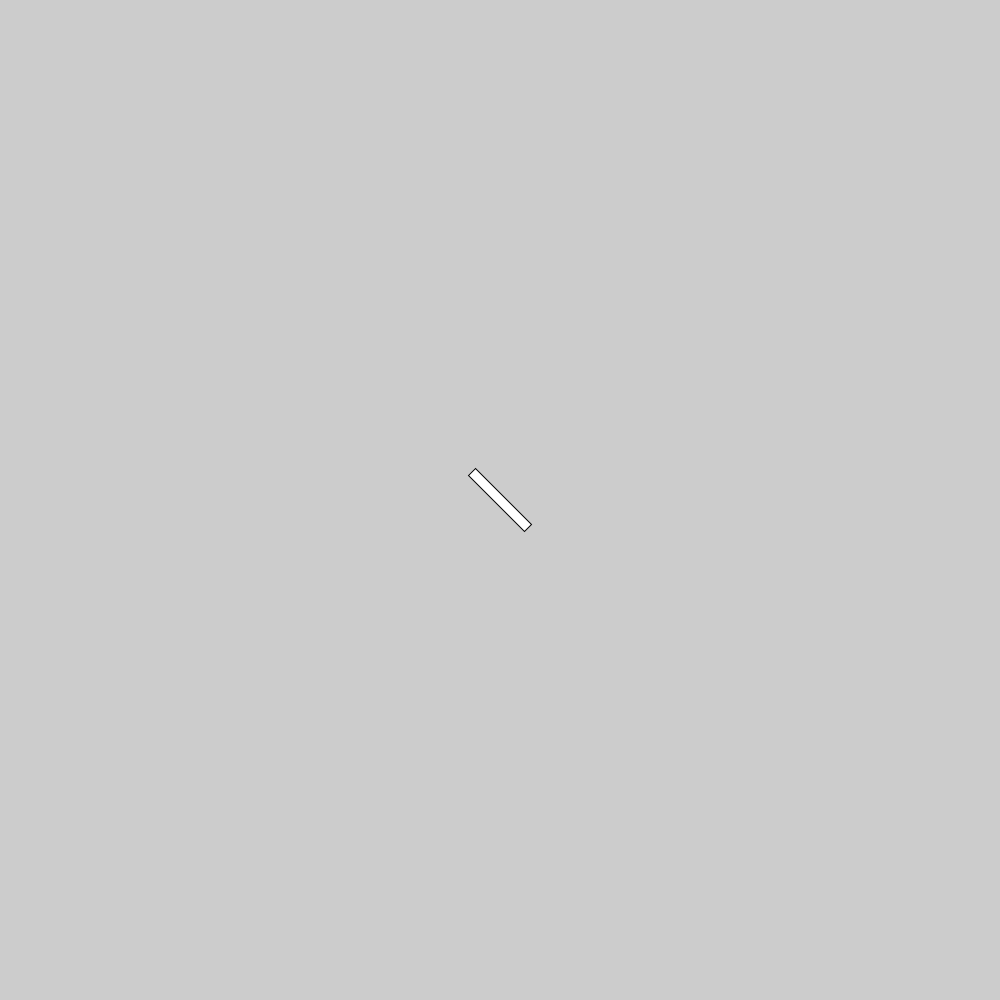
Frame 1 (no input)
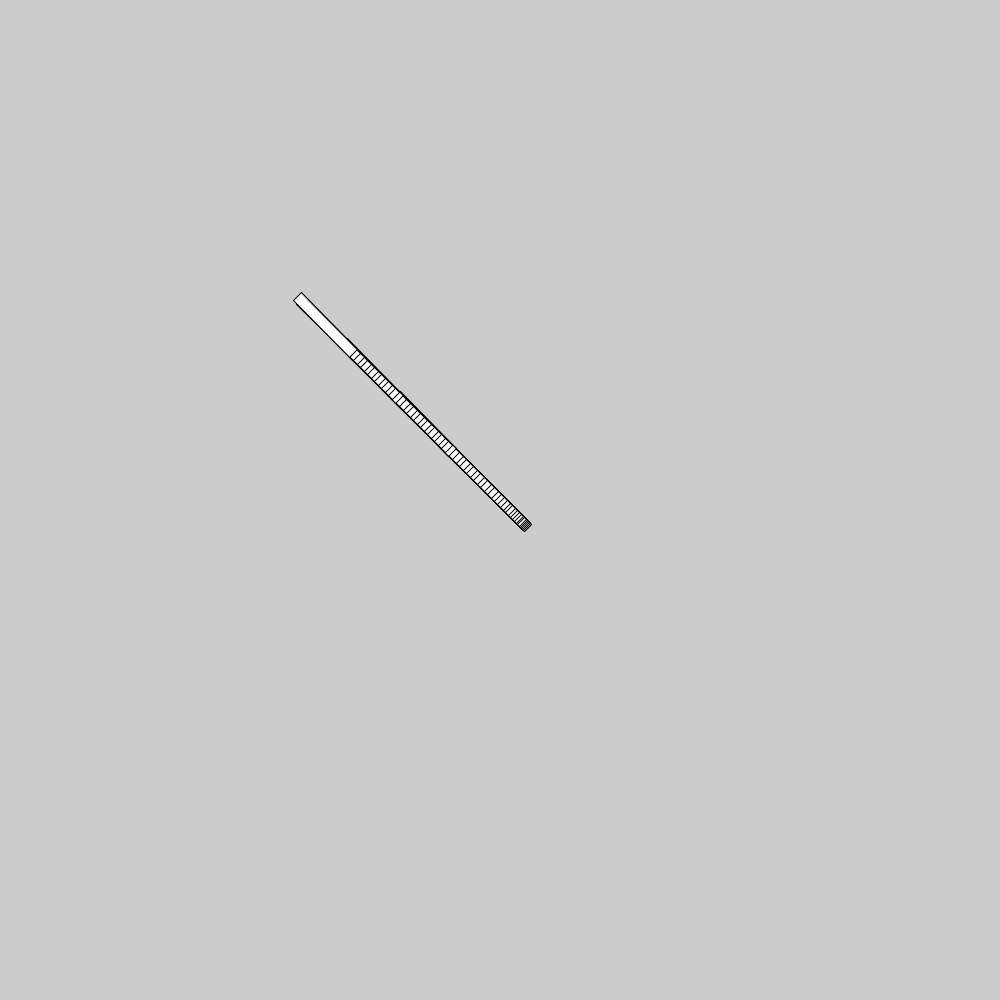
Frame 60 (the mouse pressed at the canvas centre just before this capture)
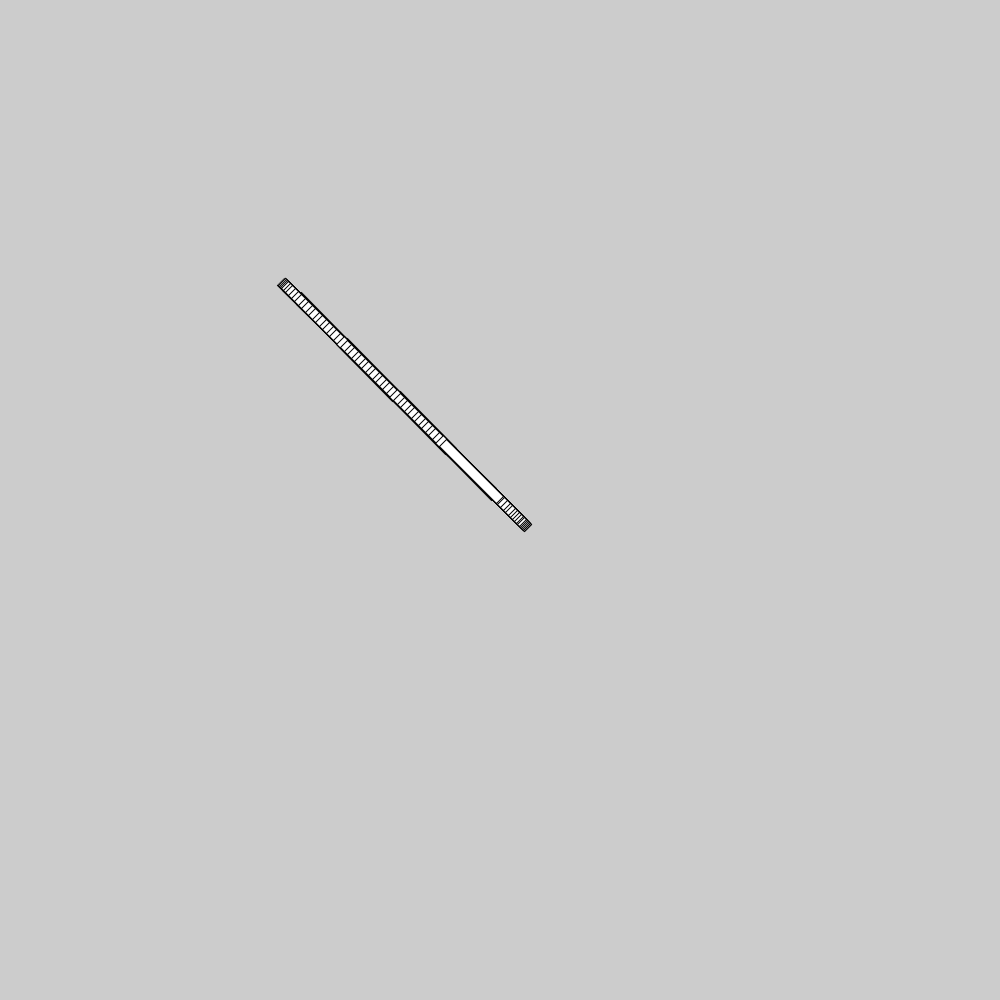
Frame 120 (the mouse held since frame 60 and released just before this capture)

The Processing sketch that drew these frames (run headless with seeded random() and noise(); from frame 60 on, the mouse is pressed at the canvas centre):

// Processing sketch: heading
// ── heading.pde
// ==============================================
// Ball accelerates randomly or with perlin noise
// ==============================================
// class Ball {
//   PVector location;
//   PVector velocity;
//   PVector acceleration;
//   float xOff;

//   Ball() {
//     location = new PVector(width / 2, height / 2);
//     velocity = new PVector(0, 0);
//     xOff = 0;
//   }

//   void update() {
//     acceleration = new PVector(
//       map(noise(xOff), 0, 1, -1, 1),
//       map(noise(xOff + 1000), 0, 1, -1, 1)
//     );
//     // acceleration = PVector.random2D();
//     velocity.add(acceleration);
//     velocity.limit(10);
//     location.add(velocity);
//     xOff += 0.1;
//   }

//   void checkEdges() {
//     if (location.x > width) {
//       location.x = 0;
//     } else if (location.x < 0) {
//       location.x = width;
//     }
//     if (location.y > height) {
//       location.y = 0;
//     } else if (location.y < 0) {
//       location.y = height;
//     }
//   }

//   void draw() {
//     circle(location.x, location.y, 80);
//   }
// }

// ================================================
// Follows mouse with increased acceleration as it
// approaches mouse
// ================================================
class RectBox {
  PVector location;
  PVector velocity;
  PVector acceleration;

  RectBox() {
    location = new PVector(width / 2, height / 2);
    velocity = new PVector(0, 0);
  }

  void update() {
    PVector mouse = new PVector(mouseX, mouseY);
    PVector dir = PVector.sub(mouse, location);
    float distance = dir.mag();

    acceleration = dir;
    acceleration.normalize();
    // acceleration.mult(
    //   1000 /
    //   pow(1.3, distance / 15)
    // );
    acceleration.mult(
      2 /
      map(distance, 0, 800, 1, 10)
    );

    velocity.add(acceleration);
    velocity.limit(5);
    location.add(velocity);
  }

  void checkEdges() {
    if (location.x > width) {
      location.x = 0;
    } else if (location.x < 0) {
      location.x = width;
    }
    if (location.y > height) {
      location.y = 0;
    } else if (location.y < 0) {
      location.y = height;
    }
  }

  void draw() {
    pushMatrix();
    translate(location.x, location.y);
    rotate(atan2(velocity.y,velocity.x));
    rectMode(CENTER);
    rect(0, 0, 80, 10);
    popMatrix();
  }
}

RectBox b;
void setup() {
  size(1000, 1000);
  b = new RectBox();
}

void draw() {
  // background(#dddddd);
  b.update();
  b.checkEdges();
  b.draw();
}
